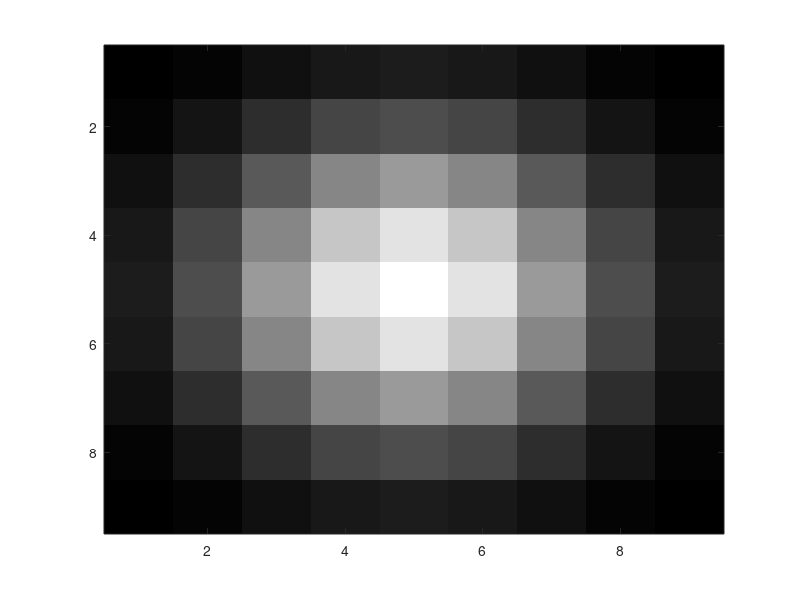

This figure's MATLAB source: (Note: this script raises an error after producing the figure.)
%% MyMainScript

tic;
% scaling is done in code so that the parameter could have a high value;

% Converting intensity range of both images to [0,1].

% img = im2double(imread('../data/grass.png'));
% imgStruct = load('../data/grassNoisy.mat');
% img_noisy = im2double(imgStruct.imgCorrupt);

% imgStruct = load('../data/barbara.mat');
% img = imgStruct.imageOrig;

% img = im2double(imread('../data/honeyCombReal.png'));
% [h,w] = size(img);
% noise = randn(h,w)*(max(max(img))-min(min(img)))*0.05;
% img = im2double(img);
% img_noisy = im2double(img+noise);

g_filter = fspecial('gaussian', 9, 2);
colormap gray;
imagesc(g_filter);
mults = [1.0, 0.9, 1.1];

%  barbara
img_name = '../data/barbara.mat';
image_struct = load(img_name);
img = image_struct.imageOrig;
[h, w] = size(img);
noise = randn(h,w)*(max(max(img))-min(min(img)))*0.05;
img = im2double(img);
img_noisy = im2double(img+noise);
figure;
colormap gray;
imagesc(img);
title('barbara normal');
figure;
colormap gray;
imagesc(img_noisy);
title('barbara noisy');
sigma = 87;
disp('Barbara');
for i=1:3
    sd = mults(1,i)*sigma;
    [img_out, rmsd] = myPatchBasedFiltering(img,img_noisy,sd);
    disp(strcat([num2str(mults(1,i)), ' ', num2str(rmsd)]));
    t = strcat(['barbara_', num2str(mults(1,i)),'.png']);
    imwrite(mat2gray(img_out),t);
end

% %  grass
img = im2double(imread('../data/grass.png'));
[h, w] = size(img);
noise = randn(h,w)*(max(max(img))-min(min(img)))*0.05;
img_noisy = img+noise;
figure;
colormap gray;
imagesc(img);
title('grass normal');
figure;
colormap gray;
imagesc(img_noisy);
title('grass noisy');
sigma = 0.84;
disp('Grass');
for i=1:3
    sd = mults(1,i)*sigma;
    [img_out, rmsd] = myPatchBasedFiltering(img,img_noisy,sd);
    disp(strcat([num2str(mults(1,i)), ' ', num2str(rmsd)]));
    t = strcat(['grass_', num2str(mults(1,i)),'.png']);
    imwrite(mat2gray(img_out),t);
end
% 
%  honeycomb
img = im2double(imread('../data/honeyCombReal.png'));
[h, w] = size(img);
noise = randn(h,w)*(max(max(img))-min(min(img)))*0.05;
img_noisy = img+noise;
figure;
colormap gray;
imagesc(img);
title('honeyComb normal');
figure;
colormap gray;
imagesc(img_noisy);
title('honeyComb noisy');
sigma = 0.90;
disp('Honeycomb');
for i=1:3
    sd = mults(1,i)*sigma;
    [img_out, rmsd] = myPatchBasedFiltering(img,img_noisy,sd);
    disp(strcat([num2str(mults(1,i)), ' ', num2str(rmsd)]));
    t = strcat(['honeycomb_', num2str(mults(1,i)),'.png']);
    imwrite(mat2gray(img_out),t);
end


% 0.84 for grassNoisy
% 0.9 for honeyComb
% 87 for barbara

toc;